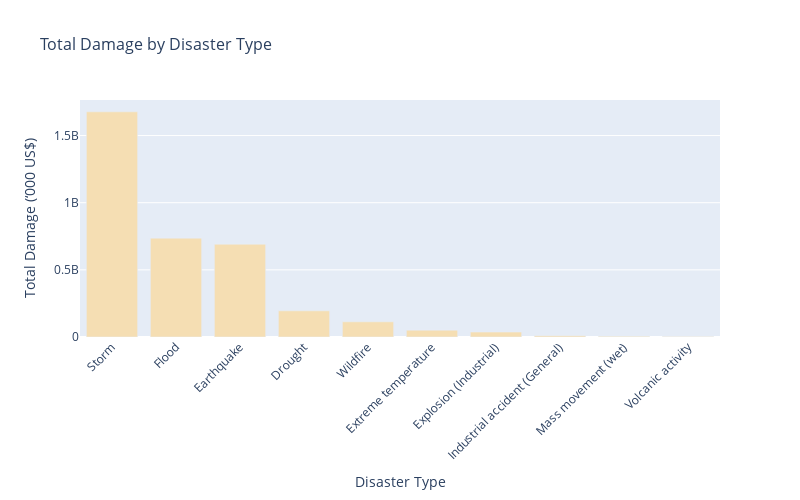

Notebook cell for this chart:
### Markdown cell above
### Total Damage by Disaster Type

### Code cell
toll_damage_by_disaster_type = df.groupby(['Disaster Type'])["Total Damage ('000 US$)"].sum().nlargest(10).reset_index()

toll_damage_by_disaster_type.to_csv(os.path.join(os.getcwd(),'CSV_files_for_dashboard','toll_damage_by_disaster_type.csv'))

fig = px.bar(
    toll_damage_by_disaster_type,
    x='Disaster Type',
    y="Total Damage ('000 US$)",
    title='Total Damage by Disaster Type',
    labels={'Total Damage (\'000 US$)': 'Total Damage (‘000 US$)', 'Disaster Type': 'Disaster Type'},
    color_discrete_sequence=['wheat'],  
    width=800,
    height=500
)

fig.update_layout(
    xaxis_title='Disaster Type',
    yaxis_title='Total Damage (‘000 US$)',
    title_font_size=16,
    xaxis_tickangle=-45  
)

fig.show()

### Figure 1 — Plotly figure (JSON) as saved in the notebook; plotly's stock layout.template omitted (floating-point values rounded to 4 significant figures)
{"data": [{"alignmentgroup": "True", "hovertemplate": "Disaster Type=%{x}<br>Total Damage (‘000 US$)=%{y}<extra></extra>", "legendgroup": "", "marker": {"color": "wheat", "pattern": {"shape": ""}}, "name": "", "offsetgroup": "", "orientation": "v", "showlegend": false, "textposition": "auto", "type": "bar", "x": ["Storm", "Flood", "Earthquake", "Drought", "Wildfire", "Extreme temperature", "Explosion (Industrial)", "Industrial accident (General)", "Mass movement (wet)", "Volcanic activity"], "xaxis": "x", "y": [1676000000.0, 735885460, 690666158, 194872176, 112966599, 50867193, 36639400, 9960407, 5263231, 3465433], "yaxis": "y"}], "layout": {"barmode": "relative", "height": 500, "legend": {"tracegroupgap": 0}, "title": {"font": {"size": 16}, "text": "Total Damage by Disaster Type"}, "width": 800, "xaxis": {"anchor": "y", "domain": [0, 1], "tickangle": -45, "title": {"text": "Disaster Type"}}, "yaxis": {"anchor": "x", "domain": [0, 1], "title": {"text": "Total Damage (‘000 US$)"}}}}
